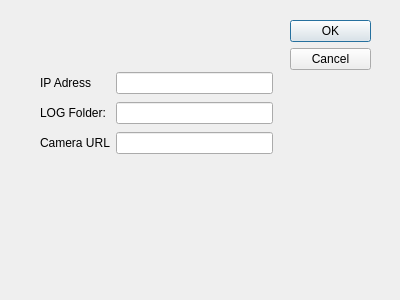
<?xml version="1.0" encoding="UTF-8"?>
<ui version="4.0">
 <class>settings</class>
 <widget class="QDialog" name="settings">
  <property name="geometry">
   <rect>
    <x>0</x>
    <y>0</y>
    <width>400</width>
    <height>300</height>
   </rect>
  </property>
  <property name="windowTitle">
   <string>Dialog</string>
  </property>
  <widget class="QDialogButtonBox" name="buttonBox">
   <property name="geometry">
    <rect>
     <x>290</x>
     <y>20</y>
     <width>81</width>
     <height>241</height>
    </rect>
   </property>
   <property name="orientation">
    <enum>Qt::Vertical</enum>
   </property>
   <property name="standardButtons">
    <set>QDialogButtonBox::Cancel|QDialogButtonBox::Ok</set>
   </property>
  </widget>
  <widget class="QWidget" name="layoutWidget">
   <property name="geometry">
    <rect>
     <x>40</x>
     <y>70</y>
     <width>233</width>
     <height>89</height>
    </rect>
   </property>
   <layout class="QGridLayout" name="gridLayout">
    <item row="2" column="0">
     <widget class="QLabel" name="camURL">
      <property name="text">
       <string>Camera URL</string>
      </property>
     </widget>
    </item>
    <item row="2" column="1">
     <widget class="QLineEdit" name="lineEdit_2"/>
    </item>
    <item row="1" column="1">
     <widget class="QLineEdit" name="lineEdit"/>
    </item>
    <item row="0" column="0">
     <widget class="QLabel" name="IPAdress">
      <property name="text">
       <string>IP Adress</string>
      </property>
     </widget>
    </item>
    <item row="0" column="1">
     <widget class="QLineEdit" name="lineEdit_3"/>
    </item>
    <item row="1" column="0">
     <widget class="QLabel" name="logFolder">
      <property name="text">
       <string>LOG Folder:</string>
      </property>
     </widget>
    </item>
   </layout>
  </widget>
 </widget>
 <resources/>
 <connections>
  <connection>
   <sender>buttonBox</sender>
   <signal>accepted()</signal>
   <receiver>settings</receiver>
   <slot>accept()</slot>
   <hints>
    <hint type="sourcelabel">
     <x>248</x>
     <y>254</y>
    </hint>
    <hint type="destinationlabel">
     <x>157</x>
     <y>274</y>
    </hint>
   </hints>
  </connection>
  <connection>
   <sender>buttonBox</sender>
   <signal>rejected()</signal>
   <receiver>settings</receiver>
   <slot>reject()</slot>
   <hints>
    <hint type="sourcelabel">
     <x>316</x>
     <y>260</y>
    </hint>
    <hint type="destinationlabel">
     <x>286</x>
     <y>274</y>
    </hint>
   </hints>
  </connection>
 </connections>
</ui>
